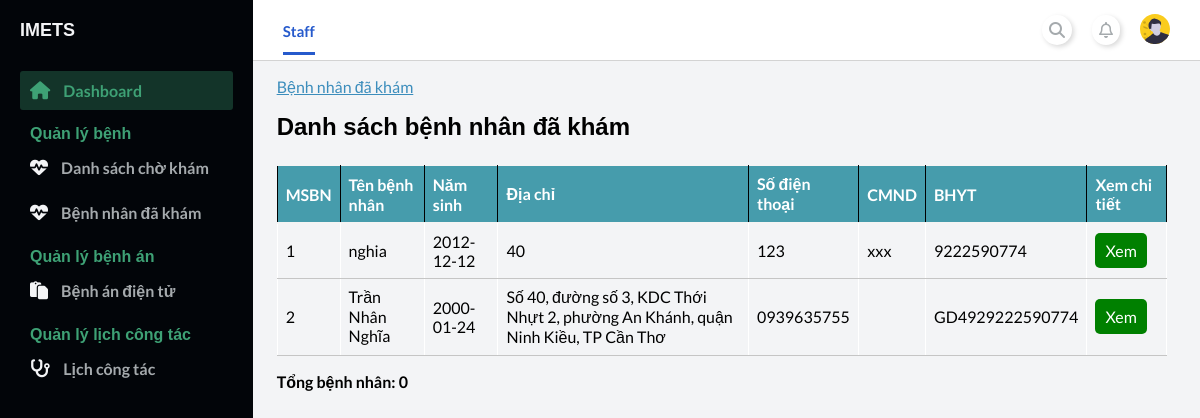
Page /staff/index.php?page_layout=list_checked_up (signed in) on the earlier database version.
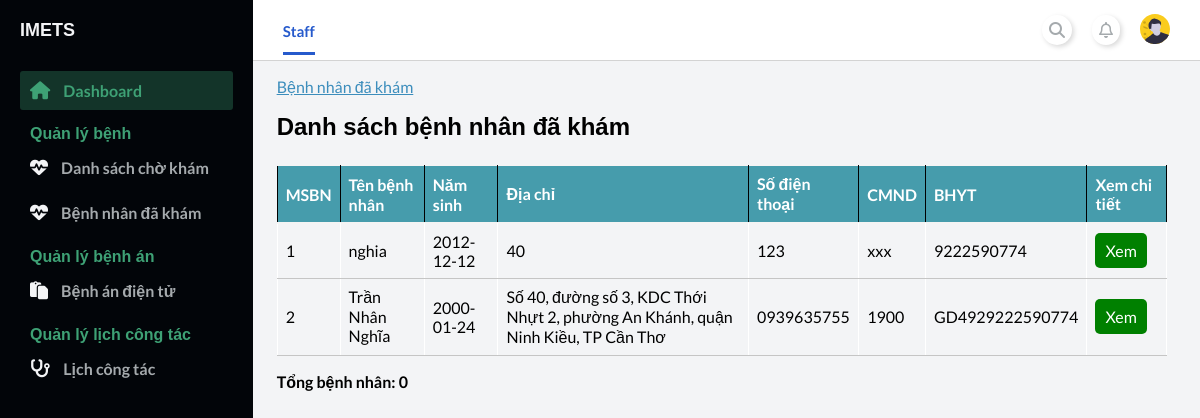
Same page on the later database version.
### tables this page shows
CREATE TABLE `patient` (
  `ID_Patient` int(11) NOT NULL,
  `Name` varchar(100) NOT NULL,
  `DOB` date NOT NULL,
  `Sex` varchar(10) NOT NULL,
  `Address` varchar(200) DEFAULT NULL,
  `CMND` varchar(15) DEFAULT NULL,
  `PhoneNumber` varchar(25) NOT NULL,
  `ID_BHYT` varchar(20) DEFAULT NULL,
  `VoteRate` double NOT NULL,
  `UserName` varchar(100) NOT NULL,
  `Password` varchar(100) NOT NULL
);

### staff/modules_staff/checked_up/list_checked_up.php (the view, shortened to what this page needs)
<main>
    <div class="container-fluid">
        <div class="card-container">
            <div class="link-nav-pages">
                <a href="">Bệnh nhân đã khám</a>
            </div>
            <div class="card-header">
                <h2>Danh sách bệnh nhân đã khám</h2>
            </div>
            <div class="card-body">
                <table class="table">
                    <thead class="thead-dark">
                        <tr>
                            <th>MSBN</th>
                            <th>Tên bệnh nhân</th>
                            <th>Năm sinh</th>
                            <th>Địa chỉ</th>
                            <th>Số điện thoại</th>
                            <th>CMND</th>
                            <th>BHYT</th>
                            <th>Xem chi tiết</th>
                        </tr>
                    </thead>
                    <tbody>
                        <tr>
                            <?php
                                include './../config.php';
                                $sql = "SELECT DISTINCT patient.ID_Patient,patient.Name,patient.DOB,patient.Address,patient.PhoneNumber,patient.CMND, patient.ID_BHYT
                                FROM appointment
                                JOIN patient ON appointment.ID_Patient=patient.ID_Patient
                                WHERE appointment.StatusAppointment='Đã khám'
                                ORDER BY ID_Patient ASC";
                                $count_order=0;
                                $query = mysqli_query($conn, $sql);
                                while($rows = mysqli_fetch_array($query)){ ?>
                                <tr>
                                    <td><?php echo $rows["ID_Patient"] ?></td>
                                    <td><?php echo $rows["Name"] ?></td>
                                    <td><?php echo $rows["DOB"] ?></td>
                                    <td><?php echo $rows["Address"] ?></td>
                                    <td><?php echo $rows["PhoneNumber"] ?></td>
                                    <td><?php echo $rows["CMND"] ?></td>
                                    <td><?php echo $rows["ID_BHYT"] ?></td>
                                    <td>
                                        <a href="./index.php?page_layout=checked_up&ID_Patient=<?php echo $rows["ID_Patient"] ?>" style="background-color: green;color: white;padding: 8px 10px;text-align: center;text-decoration: none;display: inline-block;border-radius: 5px;">
                                            Xem
                                        </a>
                                    </td>
                                </tr>
                            <?php } ?>
                        </tr>
                </table>
                <p><b><?php echo 'Tổng bệnh nhân: '. $count_order;?></b></p>
            </div>
        </div>
    </div>
</main>

Differences in the rows shown:
changed patient "Trần Nhân Nghĩa": CMND (not shown) → "1900"
